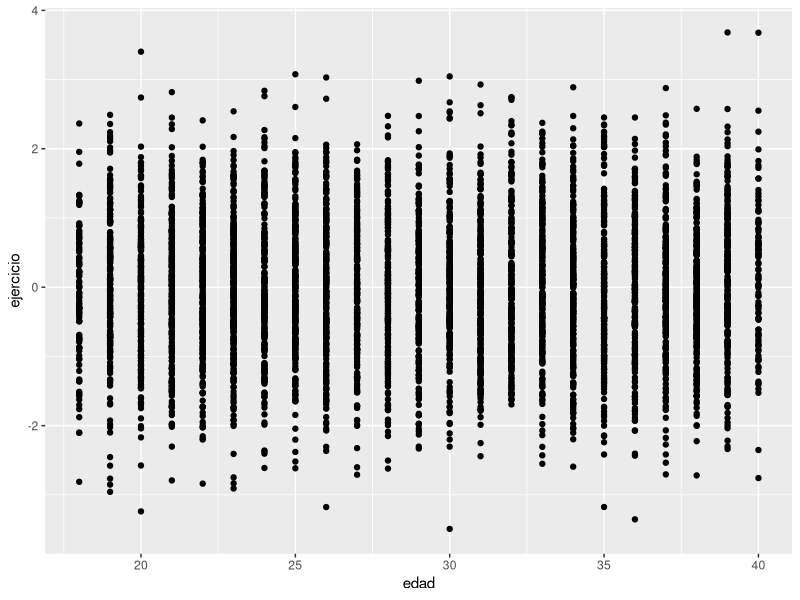
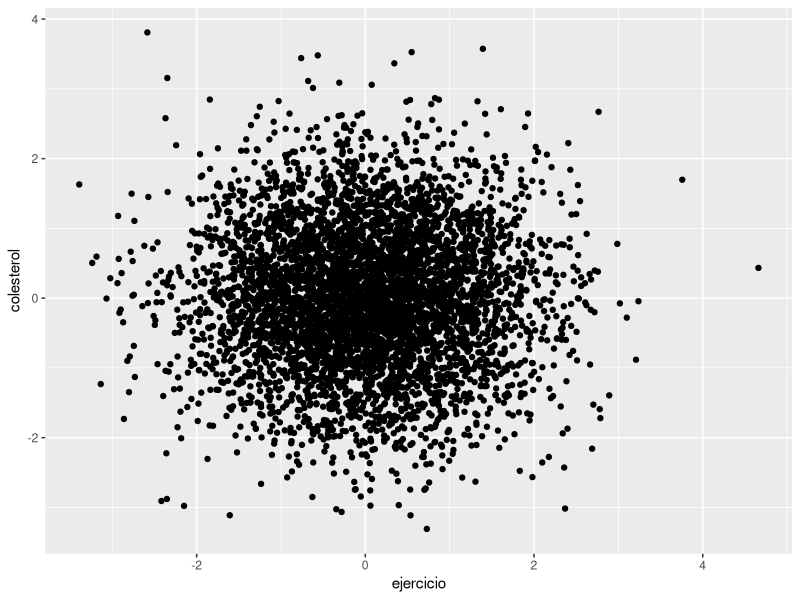
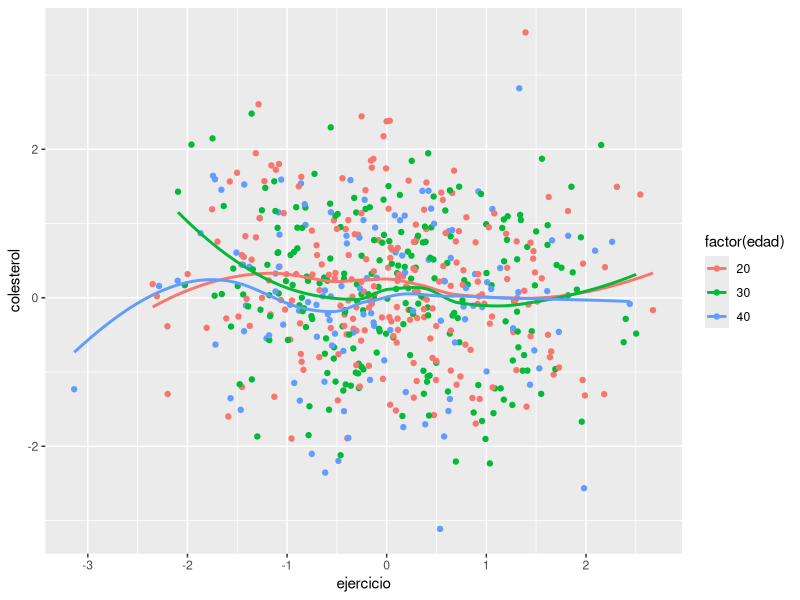

Write the R code that produced these figures, in order.
## ---- chunk 1
library(tidyverse)
library(DiagrammeR)
## ---- chunk 2
grViz("
digraph {
  graph [ranksep = 0.2]
  node [shape=plaintext]
    Edad
    Ejercicio
    Colesterol
  edge [minlen = 3]





}
")
## ---- chunk 3
simular_personas_1 <- function(n = 10){
  edad <- runif(n, 18, 40) |> round(0)
  # esta variable debería estar entre 0 y 30 horas a la semana, por ejemplo
  #### completa este código #############
  ejercicio <- rnorm(n, , ) 
  ##########
  tibble(edad, ejercicio)
}
## ---- chunk 4
sims <- simular_personas_1(5000)
ggplot(sims, aes(edad, ejercicio)) +
  geom_point()
## ---- chunk 5
simular_personas_2 <- function(n = 10){
  edad <- runif(n, 18, 40) |> round(0)
  # esta variable debería estar entre 0 y 30 horas a la semana, por ejemplo
  #### completa este código #############
  ejercicio <- rnorm(n, , ) 
  ##########
  # para más "realismo" los niveles de colesterol aprox
  # deben estar entre 50 y 300 por ejemplo
  ####### completa aquí tu código ########
  colesterol <- rnorm(n, , )
  ##############
  tibble(edad, ejercicio, colesterol)
}
## ---- chunk 6
sims <- simular_personas_2(5000)
ggplot(sims, aes(ejercicio, colesterol)) +
  geom_point()
cor(sims)
## ---- chunk 7
ggplot(sims |> filter(edad %in% c(20, 30, 40)), aes(ejercicio, colesterol, colour = factor(edad))) +
  geom_point() + geom_smooth(se = FALSE)
## ---- chunk 8
lm(colesterol ~ ejercicio, sims) |> coef()
lm(colesterol ~ ejercicio + edad, sims) |> coef()
## ---- chunk 9
grViz("
digraph {
  graph [ranksep = 0.2]
  node [shape=plaintext]
    X
    U
    V
    W
    Y
    S1
    S2
  edge [minlen = 3]
    X -> U
    U -> S1
    V -> U
    W -> S2
    V -> W
    Y -> W
}
")
